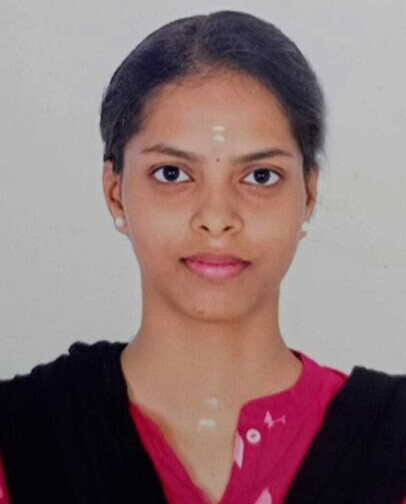
#> input picture saadhu.jpg, 406 x 504 px
$ jupyter execute Untitled.ipynb
#> lines starting #> are read from the running program, lines starting #| are printed output that depends on the picture; after the words box and inside, x2 and y2 are one past the last pixel; in counts of white or black regions, pixels touching at a corner belong together
[cell 1]
import cv2
import numpy as np
import matplotlib.pyplot as plt
import os

[cell 2]
image = cv2.imread('saadhu.jpg')
#> image is the input picture: shape (504, 406, 3); mean B, G, R 117.8, 117.3, 140.8

[cell 3]
if image is None:
    print("Error: saadhu.jpg not found")
    exit()

[cell 4]
image_rgb = cv2.cvtColor(image, cv2.COLOR_BGR2RGB)

[cell 5]
plt.imshow(image_rgb)
plt.title("Original Image")
plt.axis('off')
plt.show()

[cell 6]
roi = image[100:420, 200:550]
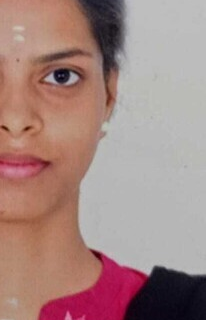
#> roi: shape (320, 206, 3); mean B, G, R 130, 134.4, 165

[cell 7]
mask = np.zeros_like(image)
mask[100:420, 200:550] = roi
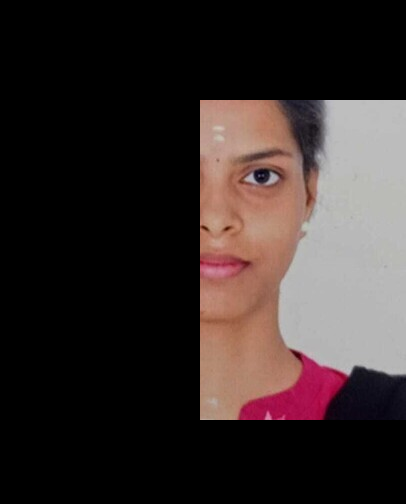
#> mask: shape (504, 406, 3); mean B, G, R 41.9, 43.3, 53.1
segmented = cv2.bitwise_and(image, mask)

[cell 8]
plt.imshow(cv2.cvtColor(segmented, cv2.COLOR_BGR2RGB))
plt.title("Segmented ROI")
plt.axis('off')
plt.show()

[cell 9]
image = cv2.imread('saadhu.jpg')

[cell 10]
if image is None:
    print("Error: dhoni.jpeg not found")
    exit()

[cell 11]
gray = cv2.cvtColor(image, cv2.COLOR_BGR2GRAY)
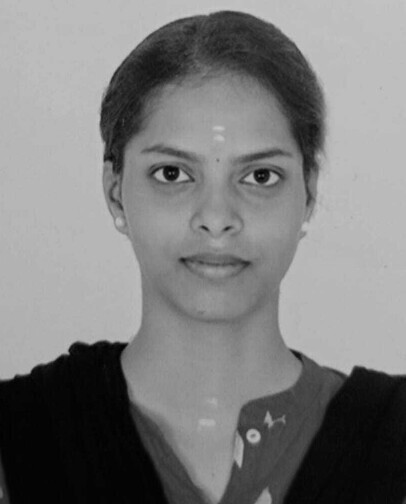
#> gray: shape (504, 406); min 0, max 201, mean 124.4
blur = cv2.GaussianBlur(gray, (5, 5), 0)
edges = cv2.Canny(blur, 50, 150)
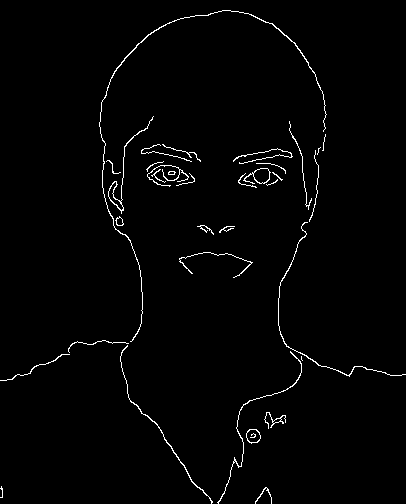
#> edges: shape (504, 406); 1.6% white in thin lines or dots

[cell 12]
plt.imshow(edges, cmap='gray')
plt.title("Canny Edge Detection")
plt.axis('off')
plt.show()

[cell 13]
contours, _ = cv2.findContours(edges, cv2.RETR_EXTERNAL, cv2.CHAIN_APPROX_SIMPLE)
#> contours = 34 contours, 23 with area under 20; largest, box (x1, y1, x2, y2) and area: (243, 168, 271, 184) 209, (108, 116, 154, 214) 176, (246, 429, 261, 444) 156, (99, 10, 327, 342) 127, (120, 345, 213, 504) 72
result = image.copy()

[cell 14]
for c in contours:
    if cv2.contourArea(c) > 50:
        x, y, w, h = cv2.boundingRect(c)
        cv2.rectangle(result, (x, y), (x+w, y+h), (0, 255, 0), 2)
#> this loop made 34 passes
#> (x, y, w, h) on passes 3, 8, 13, 21, 33, 34: (246, 429, 15, 15), (120, 345, 93, 159), (278, 222, 128, 155), (243, 168, 28, 16), (108, 116, 46, 98), (99, 10, 228, 332)
#> c on pass 5: [[301, 356], [301, 359], [302, 360], [301, 359]]
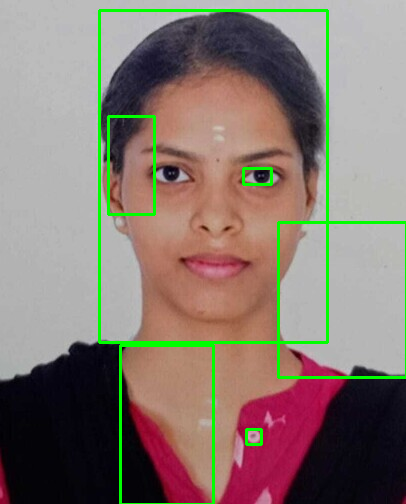
#> result: shape (504, 406, 3); 3.58% of pixels changed, all inside (x1, y1, x2, y2) = (98, 9, 406, 504)

[cell 15]
plt.imshow(cv2.cvtColor(result, cv2.COLOR_BGR2RGB))
plt.title("Contour Detection")
plt.axis('off')
plt.show()
